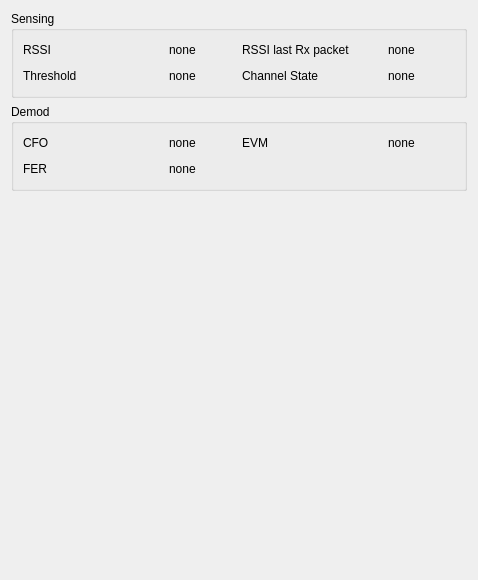
     <widget class="QWidget" name="tab_phy">
      <attribute name="title">
       <string>PHY</string>
      </attribute>
      <layout class="QVBoxLayout" name="verticalLayout_2">
       <item>
        <widget class="QGroupBox" name="groupBox_4">
         <property name="title">
          <string>Sensing</string>
         </property>
         <layout class="QGridLayout" name="gridLayout">
          <item row="0" column="1">
           <layout class="QHBoxLayout" name="horizontalLayout_15">
            <item>
             <widget class="QLabel" name="lastRssiLabel">
              <property name="minimumSize">
               <size>
                <width>120</width>
                <height>0</height>
               </size>
              </property>
              <property name="maximumSize">
               <size>
                <width>120</width>
                <height>16777215</height>
               </size>
              </property>
              <property name="toolTip">
               <string>received signal strength indicator</string>
              </property>
              <property name="text">
               <string>RSSI last Rx packet</string>
              </property>
             </widget>
            </item>
            <item>
             <spacer name="horizontalSpacer_39">
              <property name="orientation">
               <enum>Qt::Horizontal</enum>
              </property>
              <property name="sizeType">
               <enum>QSizePolicy::Fixed</enum>
              </property>
              <property name="sizeHint" stdset="0">
               <size>
                <width>20</width>
                <height>20</height>
               </size>
              </property>
             </spacer>
            </item>
            <item>
             <widget class="QLabel" name="lastRssiValue">
              <property name="text">
               <string>none</string>
              </property>
             </widget>
            </item>
            <item>
             <spacer name="horizontalSpacer_40">
              <property name="orientation">
               <enum>Qt::Horizontal</enum>
              </property>
              <property name="sizeHint" stdset="0">
               <size>
                <width>40</width>
                <height>20</height>
               </size>
              </property>
             </spacer>
            </item>
           </layout>
          </item>
          <item row="0" column="0">
           <layout class="QHBoxLayout" name="horizontalLayout_11">
            <item>
             <widget class="QLabel" name="rssiLabel">
              <property name="minimumSize">
               <size>
                <width>120</width>
                <height>0</height>
               </size>
              </property>
              <property name="maximumSize">
               <size>
                <width>120</width>
                <height>16777215</height>
               </size>
              </property>
              <property name="toolTip">
               <string>received signal strength indicator</string>
              </property>
              <property name="text">
               <string>RSSI</string>
              </property>
             </widget>
            </item>
            <item>
             <spacer name="horizontalSpacer_11">
              <property name="orientation">
               <enum>Qt::Horizontal</enum>
              </property>
              <property name="sizeType">
               <enum>QSizePolicy::Fixed</enum>
              </property>
              <property name="sizeHint" stdset="0">
               <size>
                <width>20</width>
                <height>20</height>
               </size>
              </property>
             </spacer>
            </item>
            <item>
             <widget class="QLabel" name="rssiValue">
              <property name="text">
               <string>none</string>
              </property>
             </widget>
            </item>
            <item>
             <spacer name="horizontalSpacer_12">
              <property name="orientation">
               <enum>Qt::Horizontal</enum>
              </property>
              <property name="sizeHint" stdset="0">
               <size>
                <width>40</width>
                <height>20</height>
               </size>
              </property>
             </spacer>
            </item>
           </layout>
          </item>
          <item row="1" column="0">
           <layout class="QHBoxLayout" name="horizontalLayout_26">
            <item>
             <widget class="QLabel" name="thresholdLabel">
              <property name="minimumSize">
               <size>
                <width>120</width>
                <height>0</height>
               </size>
              </property>
              <property name="maximumSize">
               <size>
                <width>120</width>
                <height>16777215</height>
               </size>
              </property>
              <property name="toolTip">
               <string>received signal strength indicator</string>
              </property>
              <property name="text">
               <string>Threshold</string>
              </property>
             </widget>
            </item>
            <item>
             <spacer name="horizontalSpacer_41">
              <property name="orientation">
               <enum>Qt::Horizontal</enum>
              </property>
              <property name="sizeType">
               <enum>QSizePolicy::Fixed</enum>
              </property>
              <property name="sizeHint" stdset="0">
               <size>
                <width>20</width>
                <height>20</height>
               </size>
              </property>
             </spacer>
            </item>
            <item>
             <widget class="QLabel" name="thresholdValue">
              <property name="text">
               <string>none</string>
              </property>
             </widget>
            </item>
            <item>
             <spacer name="horizontalSpacer_42">
              <property name="orientation">
               <enum>Qt::Horizontal</enum>
              </property>
              <property name="sizeHint" stdset="0">
               <size>
                <width>40</width>
                <height>20</height>
               </size>
              </property>
             </spacer>
            </item>
           </layout>
          </item>
          <item row="1" column="1">
           <layout class="QHBoxLayout" name="horizontalLayout_27">
            <item>
             <widget class="QLabel" name="channelStateLabel">
              <property name="minimumSize">
               <size>
                <width>120</width>
                <height>0</height>
               </size>
              </property>
              <property name="maximumSize">
               <size>
                <width>120</width>
                <height>16777215</height>
               </size>
              </property>
              <property name="toolTip">
               <string>received signal strength indicator</string>
              </property>
              <property name="text">
               <string>Channel State</string>
              </property>
             </widget>
            </item>
            <item>
             <spacer name="horizontalSpacer_43">
              <property name="orientation">
               <enum>Qt::Horizontal</enum>
              </property>
              <property name="sizeType">
               <enum>QSizePolicy::Fixed</enum>
              </property>
              <property name="sizeHint" stdset="0">
               <size>
                <width>20</width>
                <height>20</height>
               </size>
              </property>
             </spacer>
            </item>
            <item>
             <widget class="QLabel" name="channelStateValue">
              <property name="text">
               <string>none</string>
              </property>
             </widget>
            </item>
            <item>
             <spacer name="horizontalSpacer_44">
              <property name="orientation">
               <enum>Qt::Horizontal</enum>
              </property>
              <property name="sizeHint" stdset="0">
               <size>
                <width>40</width>
                <height>20</height>
               </size>
              </property>
             </spacer>
            </item>
           </layout>
          </item>
         </layout>
        </widget>
       </item>
       <item>
        <widget class="QGroupBox" name="groupBox_5">
         <property name="title">
          <string>Demod</string>
         </property>
         <layout class="QGridLayout" name="gridLayout_6">
          <item row="0" column="0">
           <layout class="QHBoxLayout" name="horizontalLayout_19">
            <item>
             <widget class="QLabel" name="cfoLabel">
              <property name="minimumSize">
               <size>
                <width>120</width>
                <height>0</height>
               </size>
              </property>
              <property name="maximumSize">
               <size>
                <width>120</width>
                <height>16777215</height>
               </size>
              </property>
              <property name="toolTip">
               <string>carrier frequency offset</string>
              </property>
              <property name="text">
               <string>CFO</string>
              </property>
             </widget>
            </item>
            <item>
             <spacer name="horizontalSpacer_25">
              <property name="orientation">
               <enum>Qt::Horizontal</enum>
              </property>
              <property name="sizeType">
               <enum>QSizePolicy::Fixed</enum>
              </property>
              <property name="sizeHint" stdset="0">
               <size>
                <width>20</width>
                <height>20</height>
               </size>
              </property>
             </spacer>
            </item>
            <item>
             <widget class="QLabel" name="cfoValue">
              <property name="text">
               <string>none</string>
              </property>
             </widget>
            </item>
            <item>
             <spacer name="horizontalSpacer_26">
              <property name="orientation">
               <enum>Qt::Horizontal</enum>
              </property>
              <property name="sizeHint" stdset="0">
               <size>
                <width>40</width>
                <height>20</height>
               </size>
              </property>
             </spacer>
            </item>
           </layout>
          </item>
          <item row="0" column="1">
           <layout class="QHBoxLayout" name="horizontalLayout_12">
            <item>
             <widget class="QLabel" name="evmLabel">
              <property name="minimumSize">
               <size>
                <width>120</width>
                <height>0</height>
               </size>
              </property>
              <property name="maximumSize">
               <size>
                <width>120</width>
                <height>16777215</height>
               </size>
              </property>
              <property name="toolTip">
               <string>error vector magnitude</string>
              </property>
              <property name="text">
               <string>EVM</string>
              </property>
             </widget>
            </item>
            <item>
             <spacer name="horizontalSpacer_21">
              <property name="orientation">
               <enum>Qt::Horizontal</enum>
              </property>
              <property name="sizeType">
               <enum>QSizePolicy::Fixed</enum>
              </property>
              <property name="sizeHint" stdset="0">
               <size>
                <width>20</width>
                <height>20</height>
               </size>
              </property>
             </spacer>
            </item>
            <item>
             <widget class="QLabel" name="evmValue">
              <property name="text">
               <string>none</string>
              </property>
             </widget>
            </item>
            <item>
             <spacer name="horizontalSpacer_22">
              <property name="orientation">
               <enum>Qt::Horizontal</enum>
              </property>
              <property name="sizeHint" stdset="0">
               <size>
                <width>40</width>
                <height>20</height>
               </size>
              </property>
             </spacer>
            </item>
           </layout>
          </item>
          <item row="1" column="0">
           <layout class="QHBoxLayout" name="horizontalLayout_18">
            <item>
             <widget class="QLabel" name="ferLabel">
              <property name="minimumSize">
               <size>
                <width>120</width>
                <height>0</height>
               </size>
              </property>
              <property name="maximumSize">
               <size>
                <width>120</width>
                <height>16777215</height>
               </size>
              </property>
              <property name="toolTip">
               <string>frame error rate</string>
              </property>
              <property name="text">
               <string>FER</string>
              </property>
             </widget>
            </item>
            <item>
             <spacer name="horizontalSpacer_23">
              <property name="orientation">
               <enum>Qt::Horizontal</enum>
              </property>
              <property name="sizeType">
               <enum>QSizePolicy::Fixed</enum>
              </property>
              <property name="sizeHint" stdset="0">
               <size>
                <width>20</width>
                <height>20</height>
               </size>
              </property>
             </spacer>
            </item>
            <item>
             <widget class="QLabel" name="ferValue">
              <property name="text">
               <string>none</string>
              </property>
             </widget>
            </item>
            <item>
             <spacer name="horizontalSpacer_24">
              <property name="orientation">
               <enum>Qt::Horizontal</enum>
              </property>
              <property name="sizeHint" stdset="0">
               <size>
                <width>40</width>
                <height>20</height>
               </size>
              </property>
             </spacer>
            </item>
           </layout>
          </item>
         </layout>
        </widget>
       </item>
       <item>
        <spacer name="verticalSpacer_2">
         <property name="orientation">
          <enum>Qt::Vertical</enum>
         </property>
         <property name="sizeHint" stdset="0">
          <size>
           <width>20</width>
           <height>378</height>
          </size>
         </property>
        </spacer>
       </item>
      </layout>
     </widget>
